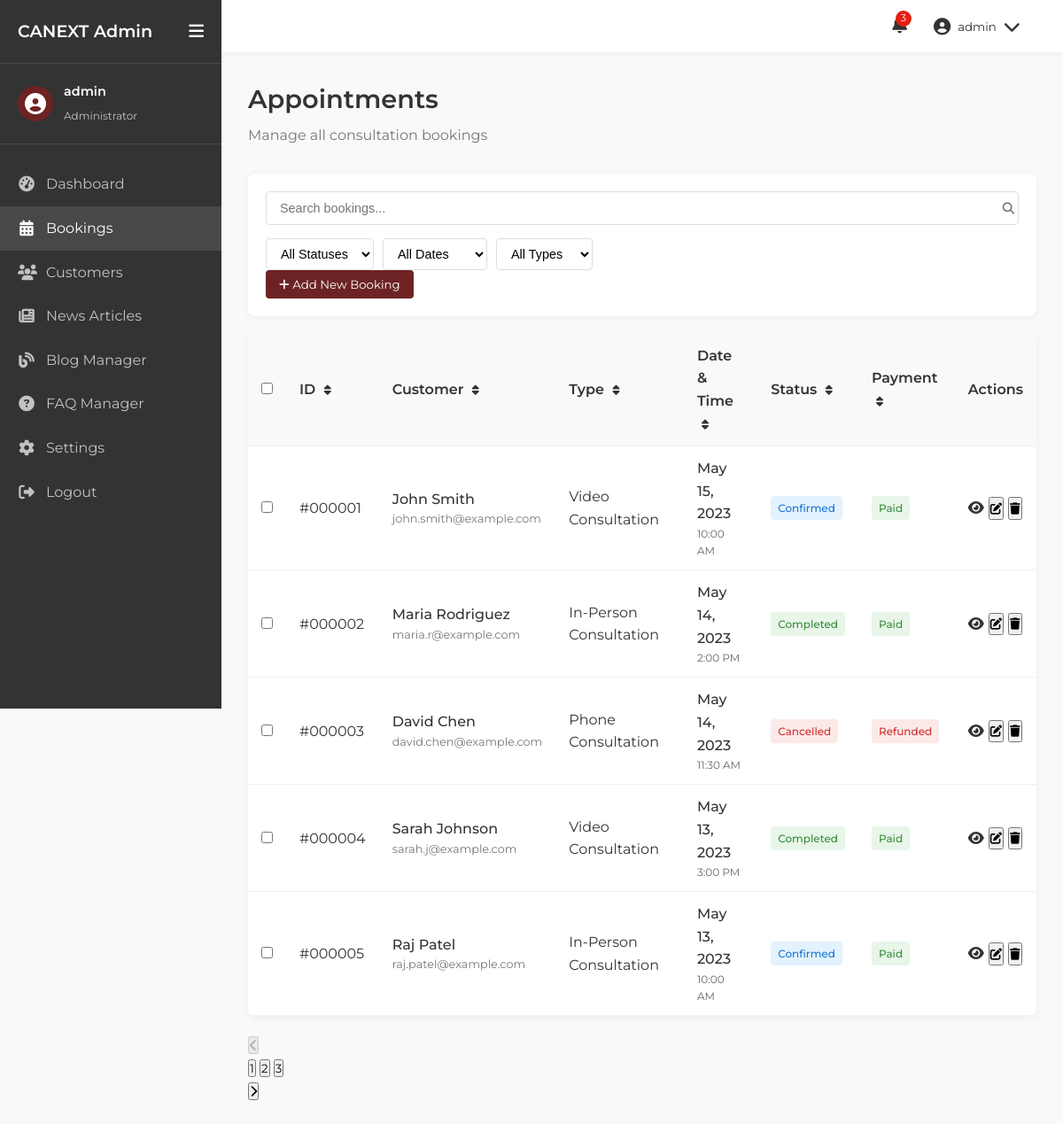
Screenshot of /admin/bookings.php (signed in) with the database file from the repository.
### tables this page shows
CREATE TABLE appointments (
    id INT AUTO_INCREMENT PRIMARY KEY,
    consultation_type VARCHAR(50) NOT NULL,
    appointment_datetime DATETIME NOT NULL,
    first_name VARCHAR(50) NOT NULL,
    last_name VARCHAR(50) NOT NULL,
    email VARCHAR(100) NOT NULL,
    phone VARCHAR(20) NOT NULL,
    address TEXT,
    city VARCHAR(50),
    postal_code VARCHAR(20),
    country VARCHAR(50),
    immigration_purpose VARCHAR(100),
    special_requests TEXT,
    status ENUM('pending', 'confirmed', 'completed', 'cancelled', 'no-show') DEFAULT 'pending',
    payment_status ENUM('unpaid', 'paid', 'refunded') DEFAULT 'unpaid',
    payment_amount DECIMAL(10, 2),
    additional_notes TEXT,
    created_at TIMESTAMP DEFAULT CURRENT_TIMESTAMP,
    updated_at TIMESTAMP DEFAULT CURRENT_TIMESTAMP ON UPDATE CURRENT_TIMESTAMP
);

### admin/includes/db_connection.php (called while the page is built, shortened)
<?php
$db_host = '193.203.184.121';
$db_user = 'u911550082_canext';
$db_pass = 'Milk@sdk14';
$db_name = 'u911550082_canext';
$conn = new mysqli($db_host, $db_user, $db_pass, $db_name);
function executeQuery($sql) {
    global $conn;
    return $conn->query($sql);
}
?>

### admin/bookings.php (the view, shortened to what this page needs)
<?php include('includes/header.php');
include('includes/db_connection.php');
$sql = "SELECT * FROM appointments ORDER BY appointment_datetime DESC";
$result = executeQuery($sql);
?>
<div class="admin-content-header">
    <h1>Appointments</h1>
    <p>Manage all consultation bookings</p>
</div>
<div class="admin-controls">
    <div class="admin-search">
        <input type="text" placeholder="Search bookings..." id="booking-search">
        <button><i class="fas fa-search"></i></button>
    </div>
    <div class="admin-filters">
        <select id="status-filter">
            <option value="">All Statuses</option>
        </select>
        <select id="date-filter">
            <option value="">All Dates</option>
        </select>
        <select id="type-filter">
            <option value="">All Types</option>
        </select>
    </div>
    <div class="admin-actions">
        <button class="btn-primary" id="add-booking-btn">
            <i class="fas fa-plus"></i> Add New Booking
        </button>
    </div>
</div>
<div class="admin-table-container">
    <table class="admin-table booking-table">
        <thead>
            <tr>
                <th>
                    <input type="checkbox" id="select-all-bookings">
                </th>
                <th>ID <i class="fas fa-sort"></i></th>
                <th>Customer <i class="fas fa-sort"></i></th>
                <th>Type <i class="fas fa-sort"></i></th>
                <th>Date & Time <i class="fas fa-sort"></i></th>
                <th>Status <i class="fas fa-sort"></i></th>
                <th>Payment <i class="fas fa-sort"></i></th>
                <th>Actions</th>
            </tr>
        </thead>
        <tbody>
            <?php if ($result && $result->num_rows > 0): ?>
                <?php while($booking = $result->fetch_assoc()): ?>
                    <tr>
                        <td><input type="checkbox" class="booking-select"></td>
                        <td>#<?php echo str_pad($booking['id'], 6, '0', STR_PAD_LEFT); ?></td>
                        <td>
                            <div class="customer-info">
                                <span class="customer-name"><?php echo $booking['first_name'] . ' ' . $booking['last_name']; ?></span>
                                <span class="customer-email"><?php echo $booking['email']; ?></span>
                            </div>
                        </td>
                        <td><?php echo $booking['consultation_type']; ?></td>
                        <td>
                            <div class="booking-datetime">
                                <span class="booking-date"><?php echo date('M j, Y', strtotime($booking['appointment_datetime'])); ?></span>
                                <span class="booking-time"><?php echo date('g:i A', strtotime($booking['appointment_datetime'])); ?></span>
                            </div>
                        </td>
                        <td>
                            <span class="status-badge status-<?php echo strtolower($booking['status']); ?>">
                                <?php echo ucfirst($booking['status']); ?>
                            </span>
                        </td>
                        <td>
                            <span class="status-badge status-<?php echo strtolower($booking['payment_status']); ?>">
                                <?php echo ucfirst($booking['payment_status']); ?>
                            </span>
                        </td>
                        <td>
                            <div class="action-buttons">
                                <a href="booking_detail.php?id=<?php echo $booking['id']; ?>" class="btn-icon" title="View Details">
                                    <i class="fas fa-eye"></i>
                                </a>
                                <button class="btn-icon edit-booking" title="Edit" data-id="<?php echo $booking['id']; ?>">
                                    <i class="fas fa-edit"></i>
                                </button>
                                <button class="btn-icon delete-booking" title="Delete" data-id="<?php echo $booking['id']; ?>">
                                    <i class="fas fa-trash"></i>
                                </button>
                            </div>
                        </td>
                    </tr>
                <?php endwhile; ?>
            <?php else: ?>
                <tr>
                    <td colspan="8" style="text-align: center;">No bookings found</td>
                </tr>
            <?php endif; ?>
        </tbody>
    </table>
</div>
<div class="admin-pagination">
    <button class="pagination-arrow" disabled>
        <i class="fas fa-chevron-left"></i>
    </button>
    <div class="pagination-pages">
        <button class="active">1</button>
        <button>2</button>
        <button>3</button>
    </div>
    <button class="pagination-arrow">
        <i class="fas fa-chevron-right"></i>
    </button>
</div>
<?php include('includes/footer.php'); ?>

### admin/includes/header.php (shortened to what this page needs)
<?php
$current_page = basename($_SERVER['PHP_SELF']);
?>
<!DOCTYPE html>
<html lang="en">
<head>
    <link rel="stylesheet" href="https://cdnjs.cloudflare.com/ajax/libs/font-awesome/6.2.0/css/all.min.css">
    <link rel="stylesheet" href="css/admin-styles.css">
</head>
<body>
    <div class="admin-container">
        <div class="admin-sidebar">
            <div class="admin-sidebar-header">
                <h2>CANEXT Admin</h2>
                <button id="sidebar-toggle" class="sidebar-toggle-btn">
                    <i class="fas fa-bars"></i>
                </button>
            </div>
            <div class="admin-user-info">
                <div class="admin-avatar">
                    <i class="fas fa-user-circle"></i>
                </div>
                <div class="admin-user-details">
                    <h4><?php echo $_SESSION['admin_username']; ?></h4>
                    <span>Administrator</span>
                </div>
            </div>
            <nav class="admin-nav">
                <ul>
                    <li class="<?php echo $current_page === 'dashboard.php' ? 'active' : ''; ?>">
                        <a href="dashboard.php">
                            <i class="fas fa-tachometer-alt"></i>
                            <span>Dashboard</span>
                        </a>
                    </li>
                    <li class="<?php echo $current_page === 'bookings.php' ? 'active' : ''; ?>">
                        <a href="bookings.php">
                            <i class="fas fa-calendar-alt"></i>
                            <span>Bookings</span>
                        </a>
                    </li>
                    <li class="<?php echo $current_page === 'customers.php' ? 'active' : ''; ?>">
                        <a href="customers.php">
                            <i class="fas fa-users"></i>
                            <span>Customers</span>
                        </a>
                    </li>
                    <li class="<?php echo $current_page === 'news.php' ? 'active' : ''; ?>">
                        <a href="news.php">
                            <i class="fas fa-newspaper"></i>
                            <span>News Articles</span>
                        </a>
                    </li>
                    <li class="<?php echo $current_page === 'blog.php' || $current_page === 'blog_category_edit.php' || $current_page === 'blog_post_edit.php' ? 'active' : ''; ?>">
                        <a href="blog.php">
                            <i class="fas fa-blog"></i>
                            <span>Blog Manager</span>
                        </a>
                    </li>
                    <li class="<?php echo $current_page === 'faq.php' ? 'active' : ''; ?>">
                        <a href="faq.php">
                            <i class="fas fa-question-circle"></i>
                            <span>FAQ Manager</span>
                        </a>
                    </li>
                    <li class="<?php echo $current_page === 'settings.php' ? 'active' : ''; ?>">
                        <a href="settings.php">
                            <i class="fas fa-cog"></i>
                            <span>Settings</span>
                        </a>
                    </li>
                    <li>
                        <a href="logout.php">
                            <i class="fas fa-sign-out-alt"></i>
                            <span>Logout</span>
                        </a>
                    </li>
                </ul>
            </nav>
        </div>
        <div class="admin-main">
            <div class="admin-header">
                <div class="admin-header-right">
                    <div class="admin-notifications">
                        <span class="notification-count">3</span>
                    </div>
                    <div class="admin-profile-dropdown">
                        <button class="profile-dropdown-btn">
                            <i class="fas fa-user-circle"></i>
                            <span><?php echo $_SESSION['admin_username']; ?></span>
                            <i class="fas fa-chevron-down"></i>
                        </button>
                    </div>
                </div>
            </div>
            <div class="admin-content">

### admin/includes/footer.php (shortened to what this page needs)
            </div>
        </div>
    </div>
</body>
</html>

### rows the page displays
appointments: id "000001", first_name "John", last_name "Smith", email "john.smith@example.com", consultation_type "Video Consultation", appointment_datetime "May 15, 2023", appointment_datetime "10:00 AM", status "Confirmed", payment_status "Paid"
appointments: id "000002", first_name "Maria", last_name "Rodriguez", email "maria.r@example.com", consultation_type "In-Person Consultation", appointment_datetime "May 14, 2023", appointment_datetime "2:00 PM", status "Completed", payment_status "Paid"
appointments: id "000003", first_name "David", last_name "Chen", email "david.chen@example.com", consultation_type "Phone Consultation", appointment_datetime "May 14, 2023", appointment_datetime "11:30 AM", status "Cancelled", payment_status "Refunded"
appointments: id "000004", first_name "Sarah", last_name "Johnson", email "sarah.j@example.com", consultation_type "Video Consultation", appointment_datetime "May 13, 2023", appointment_datetime "3:00 PM", status "Completed", payment_status "Paid"
appointments: id "000005", first_name "Raj", last_name "Patel", email "raj.patel@example.com", consultation_type "In-Person Consultation", appointment_datetime "May 13, 2023", appointment_datetime "10:00 AM", status "Confirmed", payment_status "Paid"

### other values shown
$_SESSION['admin_username'] "admin"
